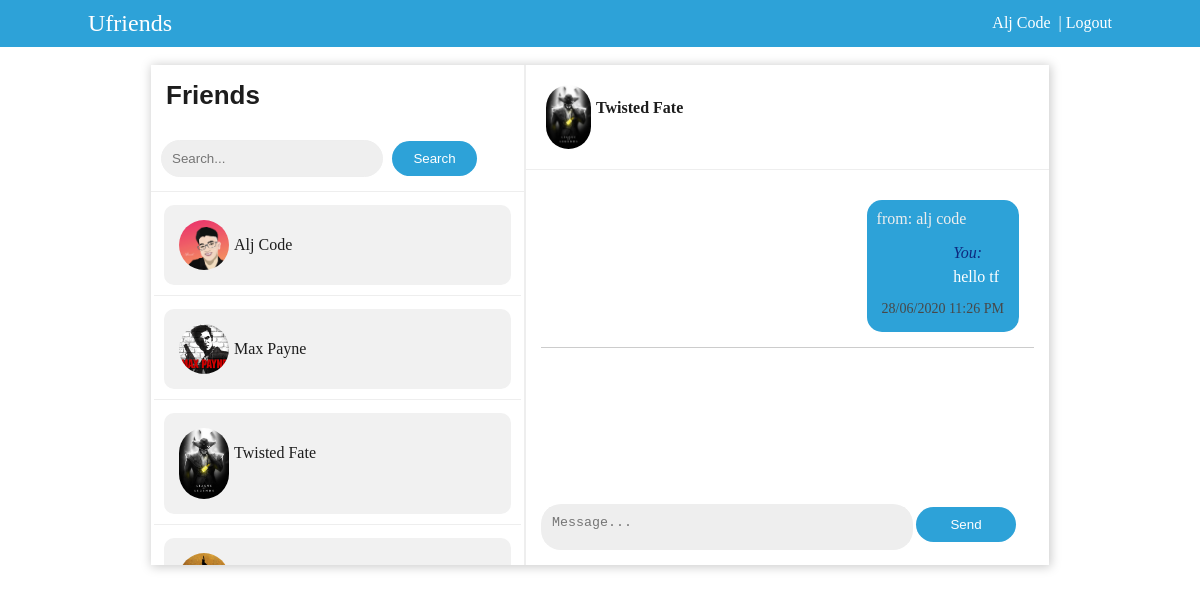
Screenshot of /index.php?contact_id=22 (signed in) with the database file from the repository.
### tables this page shows
CREATE TABLE `tbl_chat_users` (
  `user_id` int(11) NOT NULL,
  `fname` varchar(25) NOT NULL,
  `lname` varchar(25) NOT NULL,
  `username` varchar(30) NOT NULL,
  `password` varchar(250) NOT NULL,
  `profile_image` text NOT NULL
);

CREATE TABLE `tbl_chat` (
  `chat_id` int(11) NOT NULL,
  `message` varchar(5000) NOT NULL,
  `sender_id` int(20) NOT NULL,
  `reciever_id` int(20) NOT NULL,
  `sent_on` datetime NOT NULL DEFAULT CURRENT_TIMESTAMP ON UPDATE CURRENT_TIMESTAMP
);

### includes/dbh.inc.php (called while the page is built, shortened)
<?php
class Database{
protected function db_connect(){
$this->db_host="localhost";
$this->db_username="root";
$this->db_password="";
$this->db_name="chatapp_db";
    $this->connection = new mysqli($this->db_host,$this->db_username,$this->db_password,$this->db_name);
    return $this->connection;
}
}
?>

### includes/select.class.php (called while the page is built, shortened)
<?php
include_once 'dbh.inc.php';
class Select_class extends Database{
public function select_contacts(){
	$query="Select * from tbl_chat_users";
	$result=mysqli_query($this->connection,$query);
	return $result;
}
public function select_details($current_user){
	$query="Select * from tbl_chat_users where user_id ='".$current_user."'";
	$result=mysqli_query($this->connection,$query);
	return $result;
}
public function get_messages($contact_id,$current_user){
$query ="Select tbl_chat.message, tbl_chat.sender_id, tbl_chat.reciever_id,
		 tbl_chat.sent_on,tbl_chat_users.user_id,tbl_chat_users.fname,tbl_chat_users.lname
		 FROM tbl_chat_users JOIN tbl_chat ON tbl_chat_users.user_id =tbl_chat.sender_id
		WHERE (tbl_chat.sender_id = '".$current_user."'
		AND tbl_chat.reciever_id = '".$contact_id."')
		OR (tbl_chat.sender_id = '".$contact_id."'
		AND tbl_chat.reciever_id = '".$current_user."')
		ORDER BY sent_on
		";
$result =mysqli_query($this->connection,$query);
return $result;
}
public function get_contact_name($contact_name){
	$query="Select fname, lname ,profile_image from tbl_chat_users where user_id ='$contact_name'";
	$result=mysqli_query($this->connection,$query);
	return $result;
}
}
?>

### index.php (the view, shortened to what this page needs)
<?php
include 'includes/select.class.php';
$conn_read_contacts = new Select_class();
$read_all_contacts = $conn_read_contacts->select_contacts();
$conn = new Select_class();
$current_user = $_SESSION['id'];
$read_login_user =$conn->select_details($current_user);
$fetch_data=mysqli_fetch_assoc($read_login_user);
$conn_getmessage = new Select_class();
$contact_id = $_GET['contact_id'];
$current_user = $_SESSION['id'];
$read_message = $conn_getmessage->get_messages($contact_id,$current_user);
$conn_getContact_name =new Select_class();
$contact_name = $_GET['contact_id'];
$read_contact_name =$conn_getContact_name->get_contact_name($contact_name);
$fetch_current_contact_name=mysqli_fetch_assoc($read_contact_name);
?>
<!Doctype html>
<html>
<head>
<link rel="stylesheet" type="text/css" href="css/main.css"/>
</head>
<body>
<div class="page-container">
  <div class="top-header">
  <div class="container">
  <div class="top-content">
	<div class="logo">
		<label style="font-size:24px;">Ufriends</label>
	</div>
	<div class="user" style="text-align:right;">
  <?php
	echo "<a href=edit_profile.php?user_id=".$current_user." style='text-decoration:none;color:#ffffff;'>" .ucfirst($fetch_data['fname'])." ".ucfirst($fetch_data['lname']). "</a>";
 ?>
<a href='functions/logout.func.php?user_id=<?php echo $fetch_data['user_id'];?>' style="text-decoration:none;color:#ffffff;">&nbsp; | Logout</a>
	</div>
	</div>
</div>
 </div><br>
 <div class="container2">
    <div class="chatapp-wrapper">
      <div class="side-panel">
        <h2>Friends</h2>
		<div class="search-section">
		 <form method="Post" action="">
		  <input type="text" class="search_friends" name="search_contact" placeholder="Search...">
		  <input type="submit" name="search-btn" class="search-friends-btn" value="Search"/>
		</form>
		</div>
	   <?php
	      while($row=mysqli_fetch_assoc($read_all_contacts)){
		?>
	  <div class="contacts">
        	<a href="index.php?contact_id=<?php echo $row['user_id'];?>"><div class="contact_list"><?php echo "<img src='".$row['profile_image']."'  />";?><?php echo ucfirst($row['fname'])." ".ucfirst($row['lname']);?></div></a>
           </div>
	   	<?php
		}
		?>
      </div>
        <div class="chat-section">
			 <div class="current_chat">
				<div class="current_chat_container">
			 <?php echo "<img src='".$fetch_current_contact_name['profile_image']."'  />";?><?php echo " <label class='chat_name'>  ".ucfirst($fetch_current_contact_name['fname'])." ".ucfirst($fetch_current_contact_name['lname'])."</label>";?>
				</div>
			 </div>
			 <div class="chats_wrapper" id="chats_wrapper" style="overflow-y:auto;height:327px;padding:5px;">
				 <?php
				 while($fetch_message=mysqli_fetch_assoc($read_message)){
					$date_sent = date_create($fetch_message['sent_on']);
					$sender_names=  "<label style='color:#eee;'>from:"." " .$fetch_message['fname']." ".$fetch_message['lname']."</label><br>";
					$messages = $fetch_message['message'];
					$sent_messages_date = "<section style='text-align:right;border:px solid red;max-width:100%;font-size:14px;'>". date_format($date_sent, 'd/m/Y  g:i A')."</section>";
				 ?>
					 <div class="message" style="overflow:hidden;background:eaeaeaa3;color:#484848;width:max-width:100%;;height:auto;margin:10px;border-bottom:1px solid #ccc;padding:15px;">
					 <?php
					 $current_user_sender ="<label style='line-height:30px;color:#0e2a7f;font-style:italic;'>You:<br></label>";
					 if($fetch_message['sender_id'] == $current_user){
						$messages_wrapper_start = "<div style='float:right;padding:10px;max-width:70%;overflow:hidden;border-radius:15px;background:#2da2d8'>";
						$messages = "<div style='color:#ffffff;padding:10px;float:right;max-width:100%;overflow:hidden;padding:10px;'>". $current_user_sender.$messages."</div></br>";
						$sent_messages_date = "<div style='float:right;margin:5px;max-width:100%;'>".$sent_messages_date."</div>";
						$messages_wrapper_end = "</div>";
					 }
					 echo $messages_wrapper_start.$sender_names;
					 echo $messages."<br>";
					 echo $sent_messages_date.$messages_wrapper_end;
					 ?>
				 </div>
				 <?php
				 }
				 ?>
				</div><br>
				<div class="type_sect" style="position:absolute;bottom:0;padding:15px;height:auto;background:#ffffff;">
					<form method="post" action="functions/send_message.func.php?contact_id=<?php echo $_GET['contact_id'];?>">
						<div class="textarea_message" style="border:none;border-radius:20px;overflow:hidden;float:left;background:#eee;">
						<textarea type="text" name="type-message" placeholder="Message..." style="outline:none;background:#eee;resize:none;padding:8px;width:350px;height:20px;margin:3px;overflow:auto;border:none;"></textarea>
						</div>
						<input type="submit" name="send-btn" value="Send" style="border:none;border-radius:20px;background:#2da2d8;color:#ffffff;padding:10px;margin:3px;width:100px;"/>
					</form>
				</div>
    </div>
	</div>
</div>
</body>
</html>

### css/main.css (style rules this page uses)
* { margin:0; padding:0; }
body { font-family:calibri; font-size:16px; }
.container { border:px solid green; width:1024px; position:relative; top:0%; left:50%; transform: translate(-50%,0%); height:auto; padding:10px; }
h2 { font-family:calibri,sans-serif; color:#1d1d1d; padding:15px; background:#ffffff; font-size:26px; }
.top-header { border:px solid yellow; background:#2da2d8; color:#ffffff; }
.top-content { display:flex; flex-wrap:wrap; }
.logo { border:px solid blue; flex:1 0 250px; width:250px; box-sizing:border; }
.user { flex:1 0 350px; width:250px; box-sizing:border; border:px solid red; line-height: 25px; }
.chatapp-wrapper { width:898px; position: relative;; top:0px; left:50%; transform: translate(-50%,0%); box-shadow:1px 1px 10px 1px #ccc; display:flex; padding:0px; flex-wrap:wrap; height:500px; }
.side-panel { flex:1 0 200px; height:500px; overflow:auto; }
.search-section { padding:10px; border-bottom:1px solid #eee; }
.search_friends { padding:10px; border:none; border:1px solid #eee; background:#eeee; border-radius:20px; width:200px; }
.search-friends-btn { padding:10px; color:#ffffff; background:#2da2d8; border:none; border-radius:20px; width:85px; margin:5px; }
.chat-section { flex:1 0 350px; border-left:2px solid #eee; height:auto; }
.contacts { padding:10px; border-bottom:1px solid #eee; margin:3px; font-family:calibri; }
.contacts a { text-decoration:none; color:#1d1d1d; line-height:30px; }
.contacts img { line-height:0px; width:50px; margin:5px; border-radius:300px; }
.contact_list { background:#f1f1f1; padding:10px; border-radius:10px; overflow:hidden; display:flex; line-height:60px; }
input[type=submit] { cursor: pointer; }
.current_chat { max-width:100%; height:auto; border-bottom:1px solid #eee; }
.current_chat_container { display:flex; padding:15px; }
.current_chat img { line-height:0px; width:45px; margin:5px; border-radius:300px; }
.current_chat .chat_name { color:#1d1d1d; line-height:55px; font-weight:700; }

### rows the page displays
tbl_chat_users: fname "Alj", lname "Code", profile_image (picture), fname "alj", lname "code", tbl_chat.message "hello tf", tbl_chat.sent_on "28/06/2020 11:26 PM"
tbl_chat_users: profile_image (picture), fname "Max", lname "Payne"
tbl_chat_users: profile_image (picture), fname "Twisted", lname "Fate"
tbl_chat_users: profile_image (picture)
